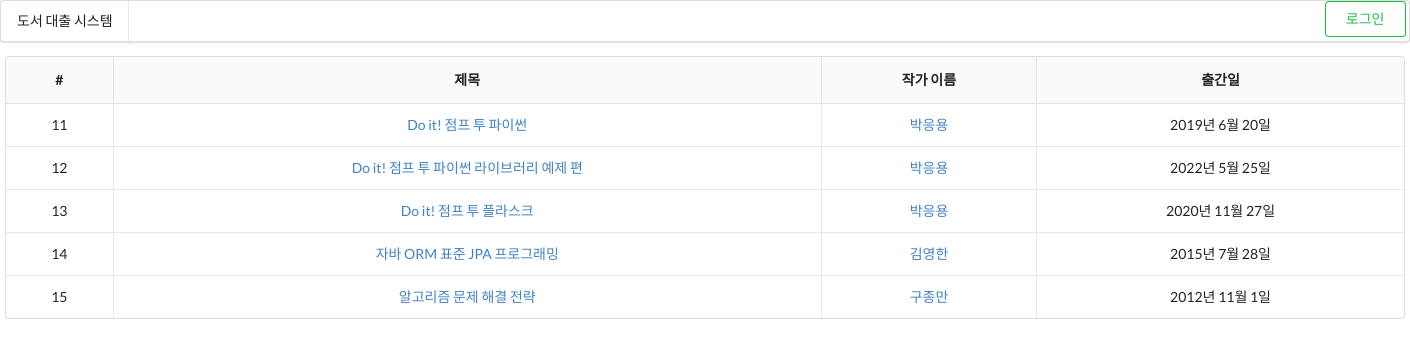
The page /books/ on the database its author committed.
### book/models.py (models this page shows, shortened)
class Book(models.Model):
    author = models.ForeignKey('author.Author', null=False, blank=False, on_delete=models.CASCADE, verbose_name='저자')
    title = models.CharField(max_length=50, verbose_name='제목')
    published_at = models.DateField(verbose_name='출간일')
    class Meta:
        db_table = 'books'
        verbose_name = '도서'
        verbose_name_plural = '도서 목록'
    @classmethod
    def get_all_books(cls) -> QuerySet['Book']:
        return cls.objects.all()

### author/models.py (models this page shows, shortened)
class Author(models.Model):
    name = models.CharField(max_length=20, verbose_name='이름')
    description = models.TextField(verbose_name='저자 소개')
    class Meta:
        db_table = 'authors'
        verbose_name = '저자'
        verbose_name_plural = '저자 목록'

### book/views.py (the view)
# urls.py: path('', views.book_list, name='list'),
def book_list(request):
    context = {}
    sort = request.GET.get('sort')
    if sort == 'published_at_desc':
        books = Book.get_all_books_order_by_published_at_desc()
    else:
        books = Book.get_all_books()
    context['books'] = books
    return render(request, 'book/list.html', context)

### templates/book/list.html
{% extends 'base.html' %}
{% block content %}
    <div>
        <table class="ui celled selectable table" style="width: 100rem; margin-left: auto; margin-right: auto;">
            <thead>
            <tr>
                <th class="center aligned">#</th>
                <th class="center aligned">제목</th>
                <th class="center aligned">작가 이름</th>
                <th class="center aligned">출간일</th>
            </tr>
            </thead>
            <tbody>
            {% for book in books %}
                <tr>
                    <td data-label="#" class="center aligned">{{ book.id }}</td>
                    <td data-label="제목" class="center aligned" data-tooltip="대출 정보 확인"><a
                            href={% url 'book:detail' book.id %}>{{ book.title }}</a></td>
                    <td data-label="작가 이름" class="center aligned" data-tooltip="작가 정보 확인"><a
                            href="{% url 'author:detail' book.author.id %}">{{ book.author.name }}</a></td>
                    <td data-label="출간일" class="center aligned">{{ book.published_at }}</td>
                </tr>
            {% endfor %}
            </tbody>
        </table>
    </div>
{% endblock %}

### templates/base.html (shortened to what this page needs)
<!DOCTYPE html>
<html lang="ko">
<head>
    <link
            href="https://cdn.jsdelivr.net/npm/semantic-ui@2.5.0/dist/semantic.min.css"
            rel="stylesheet"
    />
</head>
<body>
<div class=".container">
    {% include 'navbar.html' %} {% block content %} {% endblock %}
</div>
</body>
</html>

### templates/navbar.html
<nav class="ui menu">
    <a class="item home" href="/">도서 대출 시스템</a>
    <div class="right menu">
        {% if user.is_authenticated %}
            <a href="{% url 'common:logout' %}">
                <button class="ui negative basic button">로그아웃</button>
            </a>
        {% else %}
            <a href="{% url 'common:login' %}">
                <button class="ui positive basic button">로그인</button>
            </a>
        {% endif %}
    </div>
</nav>

### rows shown on the page
Book: id "11", title "Do it! 점프 투 파이썬", author.name "박응용", published_at "2019년 6월 20일"
Book: id "12", title "Do it! 점프 투 파이썬 라이브러리 예제 편", author.name "박응용", published_at "2022년 5월 25일"
Book: id "13", title "Do it! 점프 투 플라스크", author.name "박응용", published_at "2020년 11월 27일"
Book: id "14", title "자바 ORM 표준 JPA 프로그래밍", author.name "김영한", published_at "2015년 7월 28일"
Book: id "15", title "알고리즘 문제 해결 전략", author.name "구종만", published_at "2012년 11월 1일"
